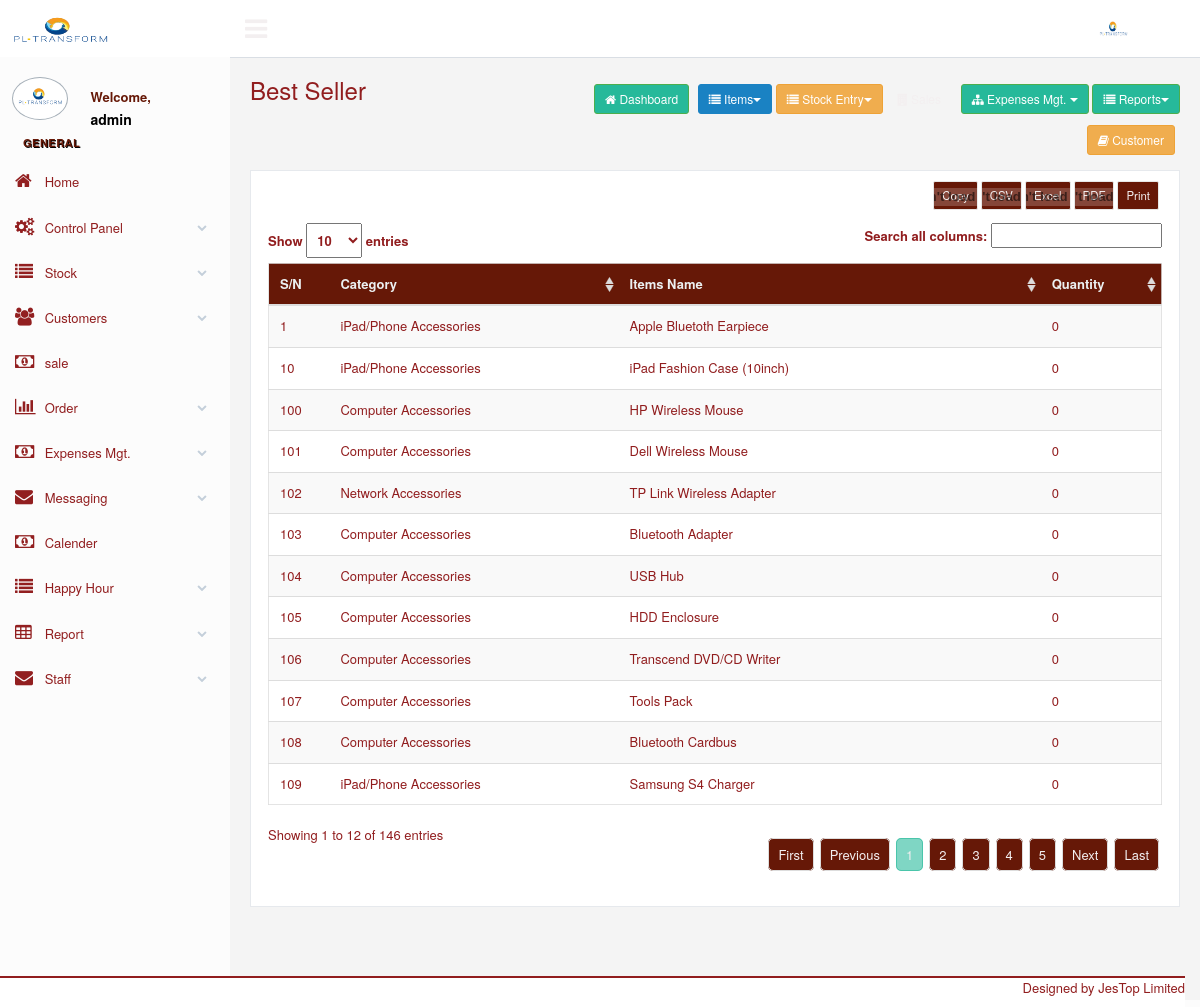
/best-sellers.php (signed in), run on the app's committed database.
### tables this page shows
CREATE TABLE `items` (
  `happyhour` int(11) NOT NULL,
  `iid` int(11) NOT NULL,
  `cat_id` int(11) NOT NULL,
  `item` varchar(100) NOT NULL,
  `price` varchar(20) NOT NULL,
  `saleprice` varchar(20) NOT NULL,
  `image` varchar(100) NOT NULL,
  `descript` varchar(200) NOT NULL,
  `quantity` int(11) NOT NULL,
  `user` int(11) NOT NULL,
  `xdate` date NOT NULL,
  `bestSeller` int(11) NOT NULL,
  `item_status` int(11) NOT NULL
);

CREATE TABLE `categories` (
  `cid` int(11) NOT NULL,
  `category` varchar(50) NOT NULL,
  `user` int(11) NOT NULL,
  `xdate` date NOT NULL
);

### best-sellers.php (the view, shortened to what this page needs)
<?php require_once("includes/session.php"); ?>
<?php
	$select_content=("select * from items");
	$content_result= mysqli_query($db, $select_content) or die (mysqli_error($db));
	$content = mysqli_fetch_assoc($content_result);
	$num_chk = mysqli_num_rows ($content_result);
	if ($num_chk != 0)
	{
		do{
			$iit = $content["iid"] ;
			$sumTotal =0 ;
			mysqli_query($db, "UPDATE items SET bestSeller='$sumTotal' WHERE iid = '$iit'") or die(mysqli_error($db));
		} while ($content = mysqli_fetch_assoc($content_result));
	}
?>
<?php include("header.php"); ?>
<div class="right_col" role="main">
    <div class="">
        <div class="page-title">
            <div class="title_left">
                <h3>Best Seller</h3>
            </div>
            <div class="title_right">
                <div class="col-md-12 col-sm-12 col-xs-12 form-group pull-right top_search">
                 	<?php include("menu.php");?>
                </div>
            </div>
        </div>
        <div class="clearfix"></div>
        <div class="row">
            <div class="col-md-12 col-sm-12 col-xs-12">
                <div class="x_panel" >
					<table class="table table-striped responsive-utilities jambo_table" id="example">
			<?php
						$select_content=("select * from items i INNER JOIN categories c ON c.cid=i.cat_id order by bestSeller desc");
						$content_result= mysqli_query($db, $select_content) or die (mysqli_error($db));
						$content = mysqli_fetch_assoc($content_result);
						$num_chk = mysqli_num_rows ($content_result);
						$k = 0
			?>
			<?php
			if ($num_chk == 0)
				{
			?>
								<tr height="23" onMouseOver="this.style.backgroundColor='#FFCC66';" onMouseOut="this.style.backgroundColor='';" bgcolor="#EFEFEF">
									<td colspan="5"  align="center">No Record Found</td>
								</tr>
			<?php
			}
				else
			{
			?>
            					<thead>
								<tr>
									<th>S/N</th>
                                    <th>Category</th>
									<th>Items Name</th>
                                    <th>Quantity</th>
								</tr>
								</thead>
								<tbody>
			<?php do {
						$k = $k + 1;
						?>
								<tr >
									<td><?php echo $k  ?></td>
									<td><?php  echo $content['category']?></td>
                                    <td><?php  echo $content['item']?></td>
                                    <td><?php  echo ucfirst($content['bestSeller'])?></td>
								</tr>
						 <?php } while ($content = mysqli_fetch_assoc($content_result)); ?>
			<?php
				}
			?>
			</tbody>
			</table>
	 </div>
   </div>
 </div>
<?php include("includes/footer.php") ?>

### header.php (shortened to what this page needs)
<!DOCTYPE html>
<html lang="en">
<head>
    <link href="css/bootstrap.min.css" rel="stylesheet">
    <link href="fonts/css/font-awesome.min.css" rel="stylesheet">
    <link href="css/animate.min.css" rel="stylesheet">
    <link href="css/custom.css" rel="stylesheet">
    <link href="css/icheck/flat/green.css" rel="stylesheet">
    <link href="css/datatables/tools/css/dataTables.tableTools.css" rel="stylesheet">
	<link rel="stylesheet" type="text/css" href="assets/css/styles.css" />
    <link href="css/select/select2.min.css" rel="stylesheet">
    <link href="css/calendar/fullcalendar.css" rel="stylesheet">
    <link href="css/calendar/fullcalendar.print.css" rel="stylesheet" media="print">
</head>
<body class="nav-md">
    <div class="container body">
        <div class="main_container">
            <div class="col-md-3 left_col">
                <div class="left_col scroll-view">
                    <div class="navbar nav_title" style="border: 0;">
                        <a href="dashboard" class="site_title"><img src="images/pl-transform-logo.png" alt="Logo" width="100px" height="50px" /> </a>
                    </div>
                    <div class="profile">
                        <div class="profile_pic">
                            <img src="images/pl-transform-logo.png" alt="..." class="img-circle profile_img">
                        </div>
                        <div class="profile_info" style="font-weight: bold; color: #000">
                            <span>Welcome,</span>
                            <h2 style="font-weight: bold; color: #000"><?php echo $_SESSION["username"] ?></h2>
                        </div>
                    </div>
                    <br />
                    <div id="sidebar-menu" class="main_menu_side hidden-print main_menu">
                        <div class="menu_section">
                            <h3>General</h3>
                            <ul class="nav side-menu">
                                <li><a href="dashboard"><i class="fa fa-home"></i> Home </a>
                                </li>
                                <li><a><i class="fa fa-cogs"></i> Control Panel <span class="fa fa-chevron-down"></span></a>
                                </li>
                                <li><a><i class="fa fa-list"></i> Stock <span class="fa fa-chevron-down"></span></a>
                                </li>
                                 <li><a><i class="fa fa-users"></i> Customers <span class="fa fa-chevron-down"></span></a>
                                </li>
                                <li><a href="sale"><i class="fa fa-money"></i> sale</a> </li>
                                <li><a><i class="fa fa-bar-chart"></i> Order <span class="fa fa-chevron-down"></span></a>
                                </li>
                                <li><a><i class="fa fa-money"></i> Expenses Mgt. <span class="fa fa-chevron-down"></span></a>
                                </li>
                                <li><a><i class="fa fa-envelope"></i> Messaging <span class="fa fa-chevron-down"></span></a>
                                </li>
                                 <li><a href="calender"><i class="fa fa-money"></i> Calender</a> </li>
                                <li><a><i class="fa fa-list"></i> Happy Hour <span class="fa fa-chevron-down"></span></a>
                                </li>
                                <li><a><i class="fa fa-table"></i> Report <span class="fa fa-chevron-down"></span></a>
                                </li>
                                 <li><a><i class="fa fa-envelope"></i> Staff <span class="fa fa-chevron-down"></span></a>
                                </li>
                            </ul>
                        </div>
                    </div>
                </div>
            </div>
            <div class="top_nav">
                <div class="nav_menu">
                    <nav class="" role="navigation">
                        <div class="nav toggle">
                            <a id="menu_toggle"><i class="fa fa-bars"></i></a>
                        </div>
                        <ul class="nav navbar-nav navbar-right">
                            <li class="">
                                <a href="javascript:;" class="user-profile dropdown-toggle" data-toggle="dropdown" aria-expanded="false">
                                    <img src="images/pl-transform-logo.png" alt=""><?php echo $_SESSION["username"] ?>
                                    <span class=" fa fa-angle-down"></span>
                                </a>
                            </li>
                        </ul>
                    </nav>
                </div>
            </div>

### menu.php (shortened to what this page needs)
<?php
	$userID = $_SESSION["ustcode"];
	$select_content23=("select * from systemusers WHERE id='$userID'");
	$content_result23= mysqli_query($db, $select_content23) or die (mysqli_error($db));
	$content23 = mysqli_fetch_assoc($content_result23);
?>
<a href="dashboard" class="btn btn-sm btn-success" style="margin-top:6px"><i class="fa fa-home"></i> Dashboard</a>
<?php if (($content23['set_items'] == 1) || ($content23['re_order_level'] == 1) ){?>
<div class="btn-group">
    <button data-toggle="dropdown" class="btn btn-sm btn-primary dropdown-toggle" type="button" aria-expanded="false"><i class="fa fa-list"></i> Items<span class="caret"></span>
    </button>
</div>
<?php } ?>
<?php if ($content23['stock_entry'] == 1){?>
<div class="btn-group">
    <button data-toggle="dropdown" class="btn btn-sm btn-warning dropdown-toggle" type="button" aria-expanded="false"><i class="fa fa-list"></i> Stock  Entry<span class="caret"></span>
    </button>
</div>
<?php } ?>
<?php if ($content23['sale_item'] == 1){?>
<a href="sale" class="btn btn-sm btn-dark" style="margin-top:6px"><i class="fa fa-building"></i> Sales</a>
<?php } ?>
<?php if ($content23['expenses'] == 1){?>
<div class="btn-group">
    <button data-toggle="dropdown" class="btn btn-sm btn-success dropdown-toggle" type="button" aria-expanded="false"><i class="fa fa-sitemap"></i> Expenses Mgt. <span class="caret"></span>
    </button>
</div>
<?php } ?>
<?php if ($content23['report'] == 1){?>
<div class="btn-group">
    <button data-toggle="dropdown" class="btn btn-sm btn-success dropdown-toggle" type="button" aria-expanded="false"><i class="fa fa-list"></i> Reports<span class="caret"></span>
    </button>
</div>
<?php } ?>
<?php if ($content23['customers'] == 1){?>
<a href="customers" class="btn btn-sm btn-warning" style="margin-top:6px"><i class="fa fa-book"></i> Customer</a>
<?php } ?>

### includes/footer.php (shortened to what this page needs)
<footer id="footer">
    <div class="">
        <p class="pull-right">Designed by JesTop Limited
        </p>
    </div>
    <div class="clearfix"></div>
</footer>
            </div>
        </div>
    </div>
    <div id="custom_notifications" class="custom-notifications dsp_none">
    </div>
</body>
</html>

### css/calendar/fullcalendar.print.css (style rules this page uses)
th, td, hr, thead, tbody, .fc-row { border-color: #ccc !important; background: #fff !important; }

### includes/footer.php (style rules this page uses)
#footer { position:fixed; bottom:0; width:100%; right:15px; }

### data on the page
items: categories.category "iPad/Phone Accessories", item "Apple Bluetoth Earpiece", bestSeller "0"
items: categories.category "iPad/Phone Accessories", item "iPad Fashion Case (10inch)", bestSeller "0"
items: categories.category "Computer Accessories", item "HP Wireless Mouse", bestSeller "0"
items: categories.category "Computer Accessories", item "Dell Wireless Mouse", bestSeller "0"
items: categories.category "Network Accessories", item "TP Link Wireless Adapter", bestSeller "0"
items: categories.category "Computer Accessories", item "Bluetooth Adapter", bestSeller "0"
items: categories.category "Computer Accessories", item "USB Hub", bestSeller "0"
items: categories.category "Computer Accessories", item "HDD Enclosure", bestSeller "0"
items: categories.category "Computer Accessories", item "Transcend DVD/CD Writer", bestSeller "0"
items: categories.category "Computer Accessories", item "Tools Pack", bestSeller "0"
items: categories.category "Computer Accessories", item "Bluetooth Cardbus", bestSeller "0"
items: categories.category "iPad/Phone Accessories", item "Samsung S4 Charger", bestSeller "0"

### other printed values
$_SESSION["username"] "admin"
